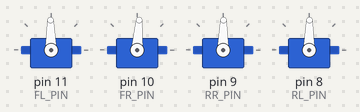
Simulated run of this sketch. Board: Arduino Uno, built with avr-gcc and run on an emulated ATmega328P. Shown: 4 × servo. At 20.4 s the program stops and its outputs stay as they are.

Above: at 6.85 s.
At 9.1 s:
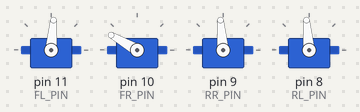
At 10.64 s:
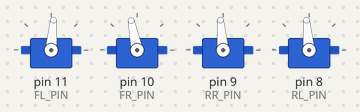
At 17.62 s:
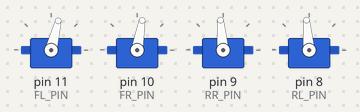
At 18.4 s:
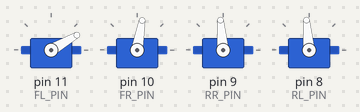
At 19.56 s:
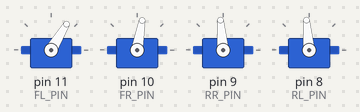
Timing chart, 0 to 21.4 s (numbered marks = the images above):
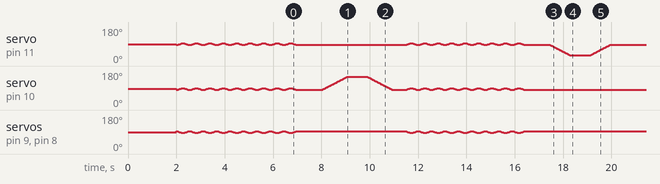

The sketch:

MOVE02.ino
```cpp
#include <Servo.h>

Servo frontLeft;
Servo frontRight;
Servo rearRight;
Servo rearLeft;

// Pins
const int FL_PIN = 11;  // قدام يسار
const int FR_PIN = 10;  // قدام يمين
const int RR_PIN = 9;   // ورا يمين
const int RL_PIN = 8;   // ورا يسار

// مدى الرقص
const int MIN_ANGLE = 85;
const int MAX_ANGLE = 95;

// تعديل اليد الأمامية اليمين
// لأنها مرفوعة أكثر من الباقي
const int FR_OFFSET = -5;

// هاي فايف
const int RIGHT_HIGH_FIVE = 150;
const int LEFT_HIGH_FIVE  = 30;


// نخزن آخر وضع للرجلين
int lastFront = 90;
int lastRear  = 90;


void setup() {

  frontLeft.attach(FL_PIN);
  frontRight.attach(FR_PIN);
  rearRight.attach(RR_PIN);
  rearLeft.attach(RL_PIN);

  // وضع البداية
  frontLeft.write(90);

  // اليمين الأمامية أقل 5 درجات
  frontRight.write(90 + FR_OFFSET);

  rearRight.write(90);
  rearLeft.write(90);

  delay(2000);
}


void loop() {

  // =========================
  // 1) رقص 5 ثواني
  // =========================
  dance(5000);

  // =========================
  // 2) يوقف تماماً
  // =========================
  stopMovement();

  delay(1000);

  // =========================
  // 3) هاي فايف يمين
  // =========================
  highFiveRight();


  // =========================
  // 4) رقص 5 ثواني
  // =========================
  dance(5000);


  // =========================
  // 5) يوقف تماماً
  // =========================
  stopMovement();

  delay(1000);


  // =========================
  // 6) هاي فايف يسار
  // =========================
  highFiveLeft();


  // يبقى ثابت بعد النهاية
  stopMovement();

  while (true) {
  }
}


// =================================
// الرقص
// القدام عكس الخلف
// نفس المدى 85 - 95
// =================================
void dance(unsigned long duration) {

  unsigned long startTime = millis();

  while (millis() - startTime < duration) {

    // =========================
    // القدام 85 -> 95
    // الخلف 95 -> 85
    // =========================
    for (int pos = MIN_ANGLE; pos <= MAX_ANGLE; pos++) {

      int rearPos = MAX_ANGLE - (pos - MIN_ANGLE);

      frontLeft.write(pos);

      // تعويض ارتفاع اليد اليمين
      frontRight.write(pos + FR_OFFSET);

      rearRight.write(rearPos);
      rearLeft.write(rearPos);

      // نحفظ آخر وضع
      lastFront = pos;
      lastRear = rearPos;

      delay(25);

      if (millis() - startTime >= duration) {
        break;
      }
    }


    // =========================
    // القدام 95 -> 85
    // الخلف 85 -> 95
    // =========================
    for (int pos = MAX_ANGLE; pos >= MIN_ANGLE; pos--) {

      int rearPos = MAX_ANGLE - (pos - MIN_ANGLE);

      frontLeft.write(pos);
      frontRight.write(pos + FR_OFFSET);

      rearRight.write(rearPos);
      rearLeft.write(rearPos);

      lastFront = pos;
      lastRear = rearPos;

      delay(25);

      if (millis() - startTime >= duration) {
        break;
      }
    }
  }
}


// =================================
// توقف الحركة
// ما يرجعهم 90
// يثبتهم في آخر مكان وصلوا له
// =================================
void stopMovement() {

  frontLeft.write(lastFront);

  frontRight.write(lastFront + FR_OFFSET);

  rearRight.write(lastRear);
  rearLeft.write(lastRear);
}


// =================================
// هاي فايف يمين
// =================================
void highFiveRight() {

  int startAngle = lastFront + FR_OFFSET;

  // ترتفع
  for (int pos = startAngle;
       pos <= RIGHT_HIGH_FIVE;
       pos++) {

    frontRight.write(pos);
    delay(15);
  }

  // تثبت فوق
  delay(800);

  // تنزل
  for (int pos = RIGHT_HIGH_FIVE;
       pos >= startAngle;
       pos--) {

    frontRight.write(pos);
    delay(15);
  }

  // تثبيت باقي الجسم
  stopMovement();

  delay(500);
}


// =================================
// هاي فايف يسار
// الاتجاه معكوس
// =================================
void highFiveLeft() {

  int startAngle = lastFront;

  // ترتفع
  for (int pos = startAngle;
       pos >= LEFT_HIGH_FIVE;
       pos--) {

    frontLeft.write(pos);
    delay(15);
  }

  // تثبت فوق
  delay(800);

  // تنزل
  for (int pos = LEFT_HIGH_FIVE;
       pos <= startAngle;
       pos++) {

    frontLeft.write(pos);
    delay(15);
  }

  stopMovement();

  delay(500);
}
```
